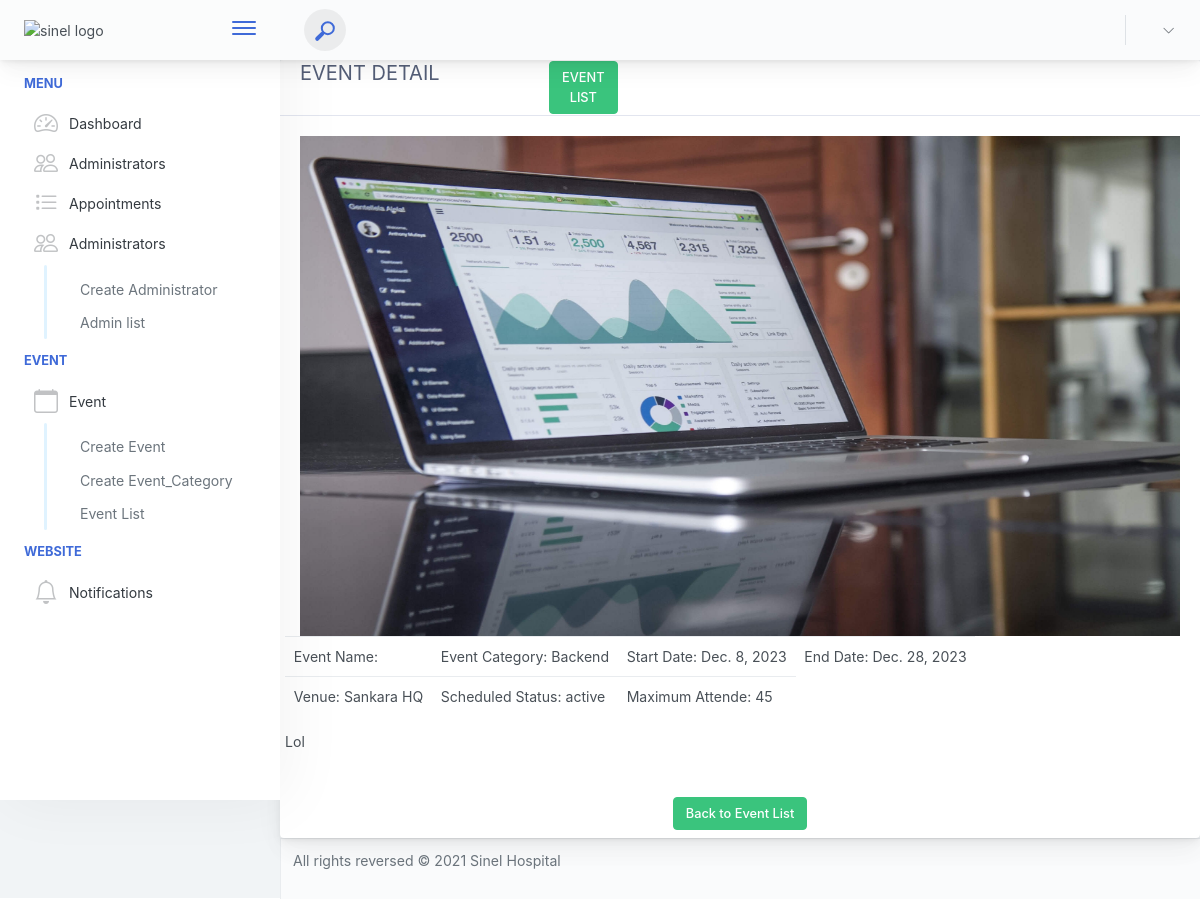
/dashboard/events/1/, run on the app's committed database.
### event/models.py (models this page shows, shortened)
class Event(models.Model):
    category=models.ForeignKey(EventCategory,on_delete=models.CASCADE)
    title=models.CharField(max_length=100)
    uid=models.PositiveIntegerField()
    description = models.TextField()
    venue = models.CharField(max_length=255)
    start_date=models.DateField()
    end_date=models.DateField()
    location = models.CharField(max_length=255)
    maximum_attendance = models.PositiveIntegerField()
    created_date = models.DateField(auto_now_add=True)
    updated_date = models.DateField(auto_now_add=True)
    image=models.ImageField(upload_to='event/')
    status_choice = (
        ('disabled', 'Disabled'),
        ('active', 'Active'),
        ('deleted', 'Deleted'),
        ('time out', 'Time Out'),
        ('completed', 'Completed'),
        ('cancel', 'Cancel'),
    )
    status = models.CharField(choices=status_choice, max_length=10)
    speaker_name = models.CharField(max_length=120)
    start_time = models.TimeField()
    end_time = models.TimeField()

class EventCategory(models.Model):
    name=models.CharField(max_length=150,null=True)
    code=models.PositiveIntegerField()
    created_at=models.DateField(auto_now_add=True)
    updated_at=models.DateField(auto_now_add=True)
    def __str__(self):
        return self.name

### administrator/views.py (the view)
# urls.py: path('events/<int:event_id>/', views.EventDetailView.as_view(), name='event_detail'),
class EventDetailView(View):
    template_name = "dashboard/event_detail.html"
    def get(self, request, event_id, *args, **kwargs):
        try:
            event = get_object_or_404(Event, id=event_id)
            context = {"event": event}
        except Event.DoesNotExist:
            context = {"event": None}
        return render(request, self.template_name, context)

### templates/dashboard/event_detail.html (shortened to what this page needs)
{% extends 'dashboard/base_template.html' %}
{% block extrahead %}
    {% load static %}
{% endblock extrahead %}
{% block content %}
    <div class="row">
        <div class="col-md-12">
            <div class="card">
                <div class="card-header">
                    <div class="row">
                        <div class="col-md-10">
                            <h5>Event Detail</h5>
                        </div>
                        <div class="col-md-2">
                            <a class="btn btn-success" href="{% url 'administrator:event_list' %}">Event List</a>
                        </div>
                    </div>
                </div>
                <div class="card-body">
                    <img src="{{ event.image.url }}" alt="Image" height="500px" width="100%">
                    <div class="row">
                        <div class="com-md-6">
                            <table class="table">
                                <tr>
                                    <td><span>Event Name: {{ event.name }}</span></td>
                                    <td><span>Event Category: {{ event.category }}</span></td>
                                    <td><span>Start Date: {{ event.start_date }}</span></td>
                                    <td><span>End Date: {{ event.end_date }}</span></td>
                                </tr>
                                <tr>
                                    <td><span>Venue: {{ event.venue }}</span></td>
                                    <td><span>Scheduled Status: {{ event.status }}</span></td>
                                    <td><span>Maximum Attende: {{ event.maximum_attendance }}</span></td>
                                </tr>
                            </table>
                            <p>{{ event.description|safe }}</p>
                        </div>
                    </div>
                </div>
                <div class="footer text-center m-2">
                    <a href="{% url 'administrator:event_list' %}" class="btn btn-success">Back to Event List</a>
                </div>
            </div>
        </div>
    </div>
{% endblock content %}

### data on the page
Event: image (picture), category "Backend", start_date "Dec. 8, 2023", end_date "Dec. 28, 2023", venue "Sankara HQ", status "active", maximum_attendance "45", description "Lol"
